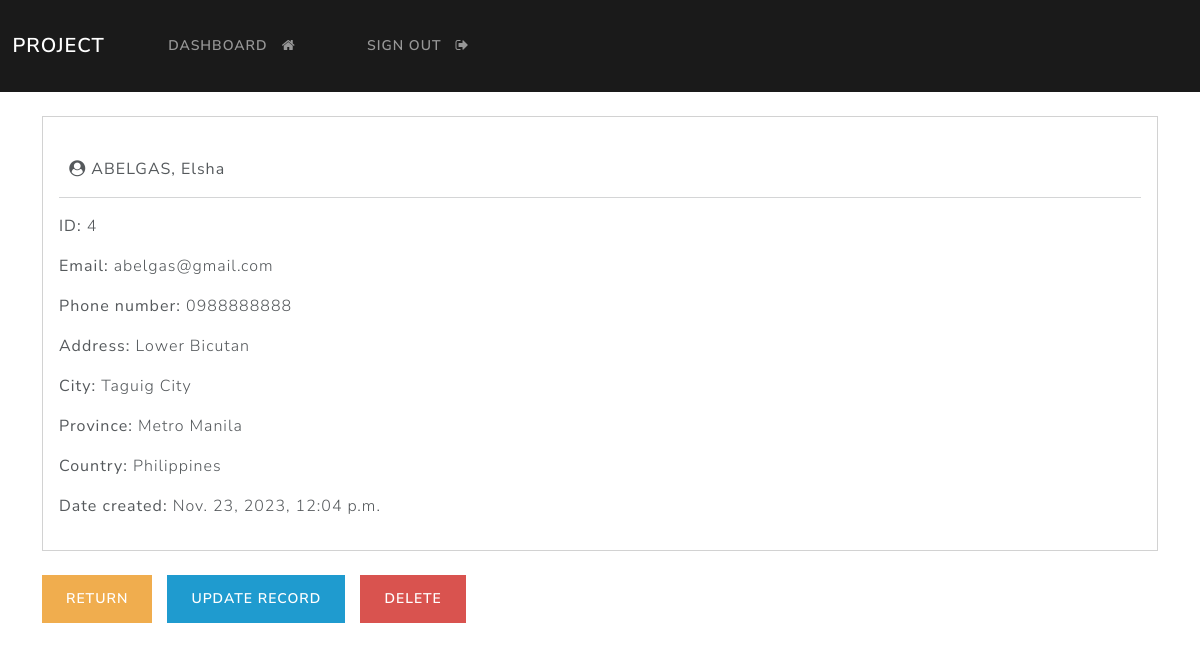
The app's page /record/4 (signed in) with its own data.
### projapp/models.py (models this page shows, shortened)
class Record(models.Model):
    creation_data = models.DateTimeField(auto_now_add=True)
    first_name = models.CharField(max_length=100)
    last_name = models.CharField(max_length=100)
    email = models.CharField(max_length=255)
    phone = models.CharField(max_length=20)
    address = models.CharField(max_length=300)
    city = models.CharField(max_length=255)
    province = models.CharField(max_length=200)
    country = models.CharField(max_length=125)

### projapp/views.py (the view)
# urls.py: path('record/<int:pk>', views.singular_record, name="record"),
@login_required(login_url='my-login')
def singular_record(request, pk):
    all_records = Record.objects.get(id=pk)
    context = {'record':all_records}
    return render(request, 'projapp/view-record.html', context=context)

### projapp/templates/projapp/view-record.html (shortened to what this page needs)
{% extends 'projapp/base.html' %}
{% block content %}
<div class="card">
    <div class="card-body">
        <strong>
            <br>
            <i class="fa fa-user-circle" aria-hidden="true"></i>
            {{record.last_name|upper}},
            {{record.first_name}}
        </strong>
        <hr>
        <p><strong> ID: </strong> {{record.id}} </p>
        <p><strong> Email: </strong> {{record.email}} </p>
        <p><strong> Phone number: </strong> {{record.phone}} </p>
        <p><strong> Address: </strong> {{record.address}} </p>
        <p><strong> City: </strong> {{record.city}} </p>
        <p><strong> Province: </strong> {{record.province}} </p>
        <p><strong> Country: </strong> {{record.country}} </p>
        <p><strong> Date created: </strong> {{record.creation_data}} </p>
    </div>
</div>
<br>
<a href="{% url 'dashboard' %}" class="btn btn-warning"> Return </a>
<a href="{% url 'update-record' record.id %}" class="btn btn-info"> Update Record </a>
<a href="{% url 'delete-record' record.id %}" class="btn btn-danger"> Delete </a>
{% endblock %}

### records on screen
Record: last_name "ABELGAS", first_name "Elsha", id "4", email "abelgas@gmail.com", phone "0988888888", address "Lower Bicutan", city "Taguig City", province "Metro Manila", country "Philippines", creation_data "Nov. 23, 2023, 12:04 p.m."
